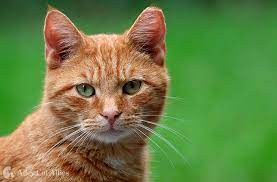
%> input picture cat.jpg, 277 x 182 px
$ octave edgedetaction.m   (GNU Octave 9; MATLAB toolbox functions it lacks are replaced by stand-ins)
%> lines starting %> are read from the running program, lines starting %| are printed output that depends on the picture; in (x1, y1, x2, y2) boxes, pixels count from 0 and x2, y2 are one past the last pixel; in counts of white or black regions, pixels touching at a corner belong together; the program's own positions count from 1
%create noise image
Img=im2gray(imread("cat.jpg"));
%> Img: size 182x277 uint8; min 1, max 248, mean 115.5
Imgpeppernoise=imnoise(Img,"salt & pepper");
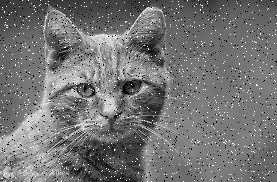
%> Imgpeppernoise: size 182x277 uint8; min 0, max 255, mean 116.1
Imgguassion=imnoise(Img,"gaussian");
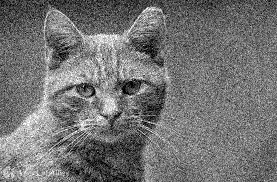
%> Imgguassion: size 182x277 uint8; min 0, max 255, mean 115.3
figure
subplot(1,2,1),imshow(Imgpeppernoise)
title("salt & pepper noise")
subplot(1,2,2),imshow(Imgguassion)
title("guassion noise")

%Sobel
ImgpeppernoiseSobel=edge(Imgpeppernoise,"Sobel");
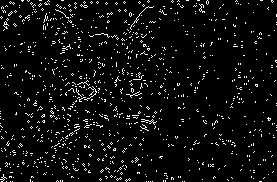
%> ImgpeppernoiseSobel: size 182x277 logical; 5.3% white in thin lines or dots
ImgguassionSobel=edge(Imgguassion,"Sobel");
%> ImgguassionSobel: size 182x277 logical; 2.8% white in thin lines or dots
figure
subplot(1,2,1),imshow(ImgpeppernoiseSobel)
title("salt & pepper use Sobel")
subplot(2,2,2),imshow(ImgguassionSobel)
title("guassion noise use Sobel")

%Prewitt
ImgpeppernoisePrewitt=edge(Imgpeppernoise,"Prewitt");
%> ImgpeppernoisePrewitt: size 182x277 logical; 5.5% white in thin lines or dots
ImgguassionPrewitt=edge(Imgguassion,"Prewitt");
%> ImgguassionPrewitt: size 182x277 logical; 2.8% white in thin lines or dots
figure
subplot(1,2,1),imshow(ImgpeppernoisePrewitt)
title("salt & pepper use Prewitt")
subplot(2,2,2),imshow(ImgguassionPrewitt)
title("guassion noise use Prewitt")

%Roberts
ImgpeppernoiseRoberts=edge(Imgpeppernoise,"Roberts");
%> ImgpeppernoiseRoberts: size 182x277 logical; 2.8% white in thin lines or dots
ImgguassionRoberts=edge(Imgguassion,"Roberts");
%> ImgguassionRoberts: size 182x277 logical; 0.68% white in thin lines or dots
figure
subplot(1,2,1),imshow(ImgpeppernoiseRoberts)
title("salt & pepper use Roberts")
subplot(2,2,2),imshow(ImgguassionRoberts)
title("guassion noise use Roberts")
%log
Imgpeppernoiselog=edge(Imgpeppernoise,"log");
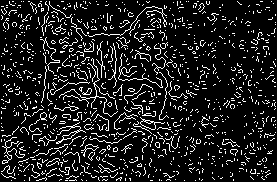
%> Imgpeppernoiselog: size 182x277 logical; 12.2% white in thin lines or dots
Imgguassionlog=edge(Imgguassion,"log");
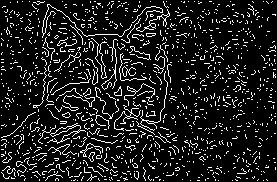
%> Imgguassionlog: size 182x277 logical; 11.7% white in thin lines or dots
figure
subplot(1,2,1),imshow(Imgpeppernoiselog)
title("salt & pepper use log")
subplot(2,2,2),imshow(Imgguassionlog)
title("guassion noise use log")
%zerocross
Imgpeppernoisezerocross=edge(Imgpeppernoise,"zerocross");
Imgguassionzerocross=edge(Imgguassion,"zerocross");
figure
subplot(1,2,1),imshow(Imgpeppernoisezerocross)
title("salt & pepper use zerocross")
subplot(2,2,2),imshow(Imgguassionzerocross)
title("guassion noise use zerocross")
%Canny
ImgpeppernoiseCanny=edge(Imgpeppernoise,"Canny");
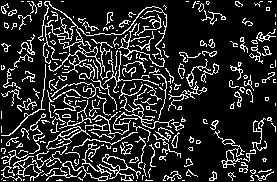
%> ImgpeppernoiseCanny: size 182x277 logical; 16.3% white in thin lines or dots
ImgguassionCanny=edge(Imgguassion,"Canny");
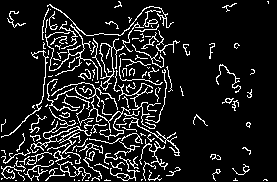
%> ImgguassionCanny: size 182x277 logical; 11.6% white in thin lines or dots
figure
subplot(1,2,1),imshow(ImgpeppernoiseCanny)
title("salt & pepper use Canny")
subplot(2,2,2),imshow(ImgguassionCanny)
title("guassion noise use Canny")
%approxcanny
Imgpeppernoiseapproxcanny=edge(Imgpeppernoise,"approxcanny");
Imgguassionapproxcanny=edge(Imgguassion,"approxcanny");
figure
subplot(1,2,1),imshow(Imgpeppernoiseapproxcanny)
title("salt & pepper use approxcanny")
subplot(2,2,2),imshow(Imgguassionapproxcanny)
title("guassion noise use approxcanny")
